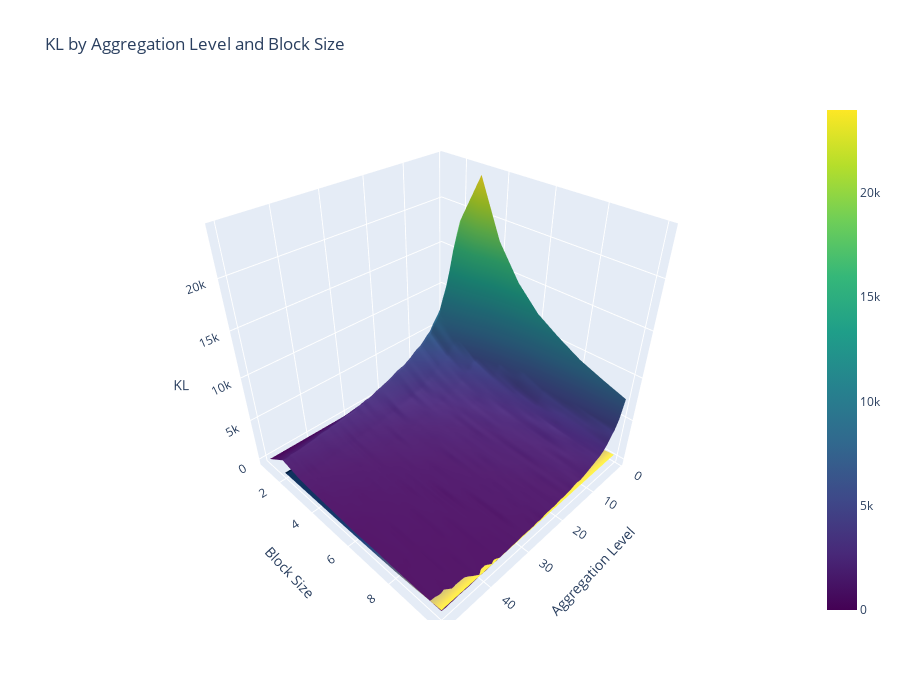

Source (notebook cell):
### Code cell
eth_multi_tester.plot_3D_test_result(test='KL Divergence')

### Figure 1 — Plotly figure (JSON) as saved in the notebook; plotly's stock layout.template omitted (floating-point values rounded to 4 significant figures; data arrays with more than 128 entries replaced by an {"elided": "..."} marker saying what was removed)
{"data": [{"colorscale": [[0, "#440154"], [0.1111, "#482878"], [0.2222, "#3e4989"], [0.3333, "#31688e"], [0.4444, "#26828e"], [0.5556, "#1f9e89"], [0.6667, "#35b779"], [0.7778, "#6ece58"], [0.8889, "#b5de2b"], [1, "#fde725"]], "name": "KL", "type": "surface", "x": {"elided": "50x10 int values"}, "y": {"elided": "50x10 int values"}, "z": {"elided": "50x10 float values"}}, {"colorscale": [[0, "#00224e"], [0.1111, "#123570"], [0.2222, "#3b496c"], [0.3333, "#575d6d"], [0.4444, "#707173"], [0.5556, "#8a8678"], [0.6667, "#a59c74"], [0.7778, "#c3b369"], [0.8889, "#e1cc55"], [1, "#fee838"]], "name": "Quantile 99", "showscale": false, "type": "surface", "x": {"elided": "50x10 int values"}, "y": {"elided": "50x10 int values"}, "z": {"elided": "50x10 float values"}}], "layout": {"height": 700, "scene": {"xaxis": {"title": {"text": "Aggregation Level"}}, "yaxis": {"title": {"text": "Block Size"}}, "zaxis": {"title": {"text": "KL"}}}, "title": {"text": "KL by Aggregation Level and Block Size"}, "width": 900}}
